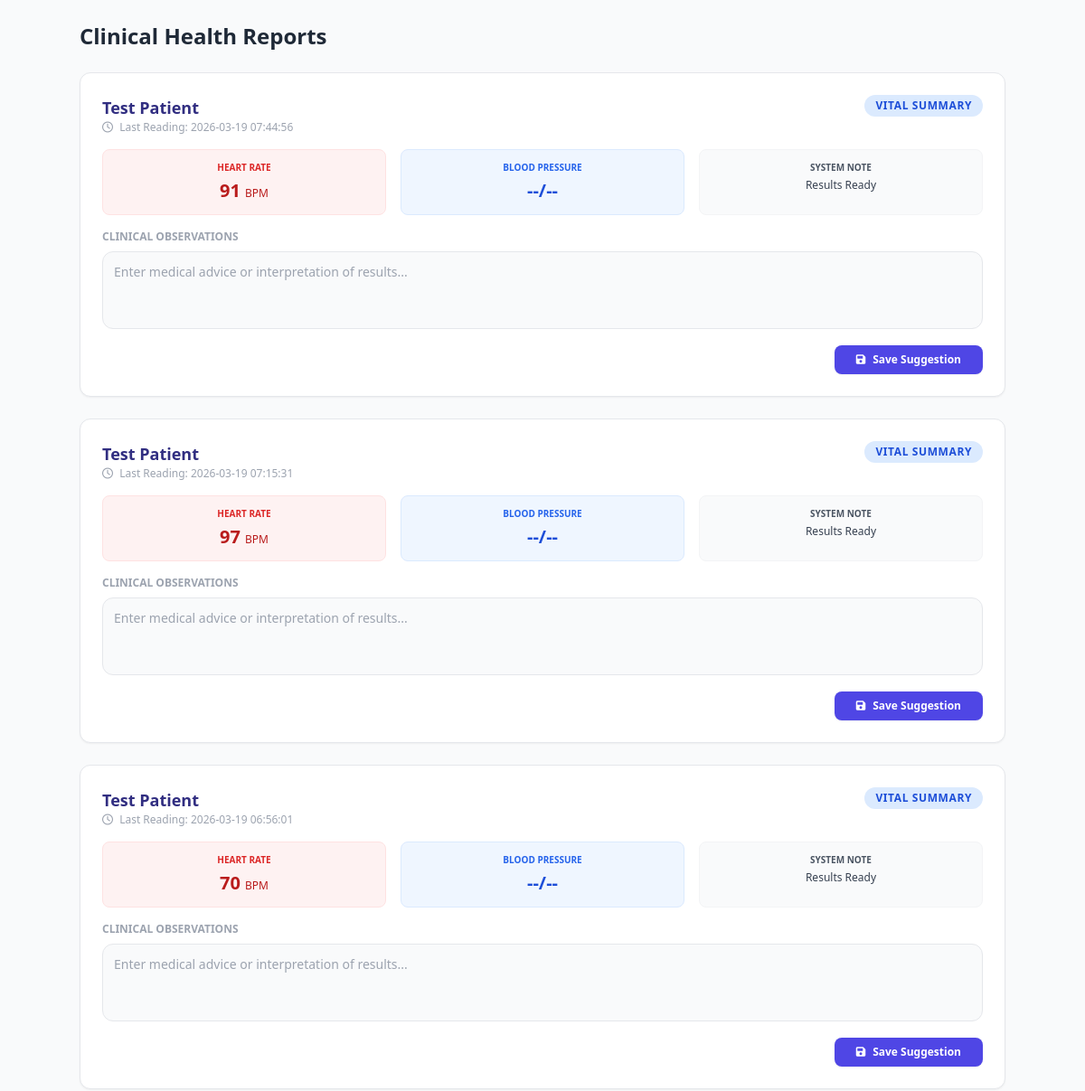
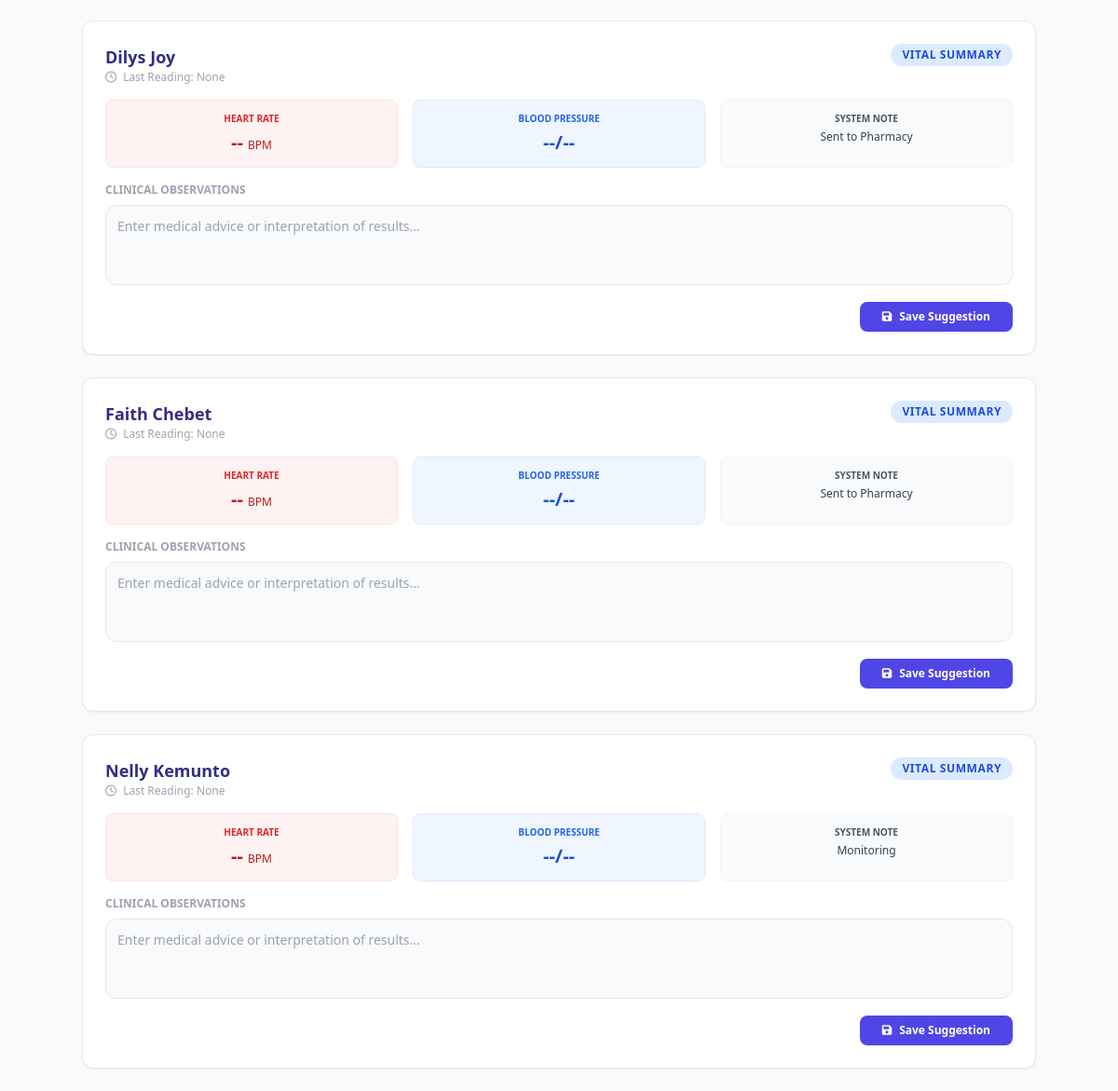
Screenshot of /staff/reports (signed in) with the database file from the repository (2 pictures, top to bottom).
### tables this page shows
CREATE TABLE healthdata (
            id INTEGER PRIMARY KEY AUTOINCREMENT,
            patient_id INTEGER NOT NULL,
            timestamp DATETIME DEFAULT CURRENT_TIMESTAMP,
            heart_rate INTEGER,
            bp_systolic INTEGER,
            bp_diastolic INTEGER,
            glucose DECIMAL(5, 2),
            FOREIGN KEY (patient_id) REFERENCES patients(patient_id)
        );

CREATE TABLE patients (
            patient_id INTEGER PRIMARY KEY AUTOINCREMENT,
            name TEXT NOT NULL,
            contact_info TEXT,
            staff_id INTEGER DEFAULT 1,
            is_active TINYINT DEFAULT 1,
            lifeline_status TINYINT DEFAULT 0,
            heart_rate_min INT DEFAULT 50,
            heart_rate_max INT DEFAULT 100,
            bp_systolic_max INT DEFAULT 140,
            bp_diastolic_max INT DEFAULT 90,
            glucose_max DECIMAL(5,2) DEFAULT 180.00,
            clinical_status TEXT DEFAULT 'Monitoring', 
            symptoms TEXT,
            lab_results TEXT,
            test_interpretation TEXT,
            treatment_plan TEXT,
            pharmacy_notes TEXT,
            last_diagnosis_summary TEXT,
            clinical_decision TEXT,
            decision_justification TEXT
        );

### app.py (the view)
@app.route('/staff/reports')
@login_required
def clinical_reports():
    db = get_db_connection()
    try:
        reports = db.execute("""
            SELECT
                p.name,
                h.heart_rate,
                h.bp_systolic,
                h.bp_diastolic,
                h.timestamp,
                p.clinical_status as status_summary
            FROM patients p
            LEFT JOIN healthdata h ON p.patient_id = h.patient_id
            ORDER BY h.timestamp DESC LIMIT 20
        """).fetchall()
    except Exception as e:
        print(f"Error fetching reports: {e}")
        reports = []
    finally:
        db.close()
    return render_template('reports.html', reports=reports)

### app.py (called while the page is built)
def get_db_connection():
    conn = sqlite3.connect(DATABASE_FILE)
    conn.row_factory = sqlite3.Row
    return conn

@login_manager.user_loader
def load_user(user_id):
    db = get_db_connection()
    user_data = db.execute('SELECT * FROM users WHERE id = ?', (user_id,)).fetchone()
    db.close()
    if user_data:
        return User(user_data['id'], user_data['username'], user_data['password_hash'], user_data['role'])
    return None

### templates/reports.html (shortened to what this page needs)
<!DOCTYPE html>
<html lang="en">
<head>
    <script src="https://cdn.tailwindcss.com"></script>
    <link rel="stylesheet" href="https://cdnjs.cloudflare.com/ajax/libs/font-awesome/6.0.0/css/all.min.css">
</head>
<body class="bg-gray-50 p-6">
    <div class="max-w-5xl mx-auto">
        <h2 class="text-2xl font-bold mb-6 text-gray-800">Clinical Health Reports</h2>
        <div class="grid gap-6">
            {% for report in reports %}
            <div class="bg-white p-6 rounded-xl shadow-sm border border-gray-200 hover:shadow-md transition-shadow">
                <div class="flex justify-between items-start mb-4">
                    <div>
                        <h3 class="font-bold text-lg text-indigo-900">{{ report.name }}</h3>
                        <p class="text-xs text-gray-400">
                            <i class="far fa-clock mr-1"></i> Last Reading: {{ report.timestamp }}
                        </p>
                    </div>
                    <span class="px-3 py-1 bg-blue-100 text-blue-700 rounded-full text-xs font-bold uppercase tracking-wider">
                        Vital Summary
                    </span>
                </div>
                <div class="grid grid-cols-3 gap-4 mb-4 text-center">
                    <div class="p-3 bg-red-50 rounded-lg border border-red-100">
                        <p class="text-[10px] uppercase font-bold text-red-600 mb-1">Heart Rate</p>
                        <p class="text-xl font-black text-red-700">{{ report.heart_rate or '--' }} <span class="text-xs font-normal">BPM</span></p>
                    </div>
                    <div class="p-3 bg-blue-50 rounded-lg border border-blue-100">
                        <p class="text-[10px] uppercase font-bold text-blue-600 mb-1">Blood Pressure</p>
                        <p class="text-xl font-black text-blue-700">
                            {{ report.bp_sys or '--' }}/{{ report.bp_dia or '--' }}
                        </p>
                    </div>
                    <div class="p-3 bg-gray-50 rounded-lg border border-gray-100">
                        <p class="text-[10px] uppercase font-bold text-gray-600 mb-1">System Note</p>
                        <p class="text-xs font-medium text-gray-700 truncate">{{ report.status_summary or 'Stable' }}</p>
                    </div>
                </div>
                <div class="mt-4">
                    <label class="block text-xs font-bold text-gray-400 uppercase mb-2">Clinical Observations</label>
                    <textarea
                        placeholder="Enter medical advice or interpretation of results..."
                        class="w-full p-3 border border-gray-200 rounded-xl text-sm bg-gray-50 focus:ring-2 focus:ring-indigo-500 focus:bg-white outline-none transition-all resize-none"
                        rows="3"
                    ></textarea>
                    <div class="flex justify-end">
                        <button class="mt-3 bg-indigo-600 hover:bg-indigo-700 text-white px-6 py-2 rounded-lg text-xs font-bold transition-all shadow-sm flex items-center">
                            <i class="fas fa-save mr-2"></i> Save Suggestion
                        </button>
                    </div>
                </div>
            </div>
            {% endfor %}
        </div>
    </div>
</body>
</html>

### rows the page displays
healthdata: name "Test Patient", timestamp "2026-03-19 07:44:56", heart_rate "91", bp_sys "--", bp_dia "--", clinical_status "Results Ready"
healthdata: name "Test Patient", timestamp "2026-03-19 07:15:31", heart_rate "97", bp_sys "--", bp_dia "--", clinical_status "Results Ready"
healthdata: name "Test Patient", timestamp "2026-03-19 06:56:01", heart_rate "70", bp_sys "--", bp_dia "--", clinical_status "Results Ready"
patients: name "Dilys Joy", timestamp "None", heart_rate "--", bp_sys "--", bp_dia "--", clinical_status "Sent to Pharmacy"
patients: name "Faith Chebet", timestamp "None", heart_rate "--", bp_sys "--", bp_dia "--", clinical_status "Sent to Pharmacy"
patients: name "Nelly Kemunto", timestamp "None", heart_rate "--", bp_sys "--", bp_dia "--", clinical_status "Monitoring"
